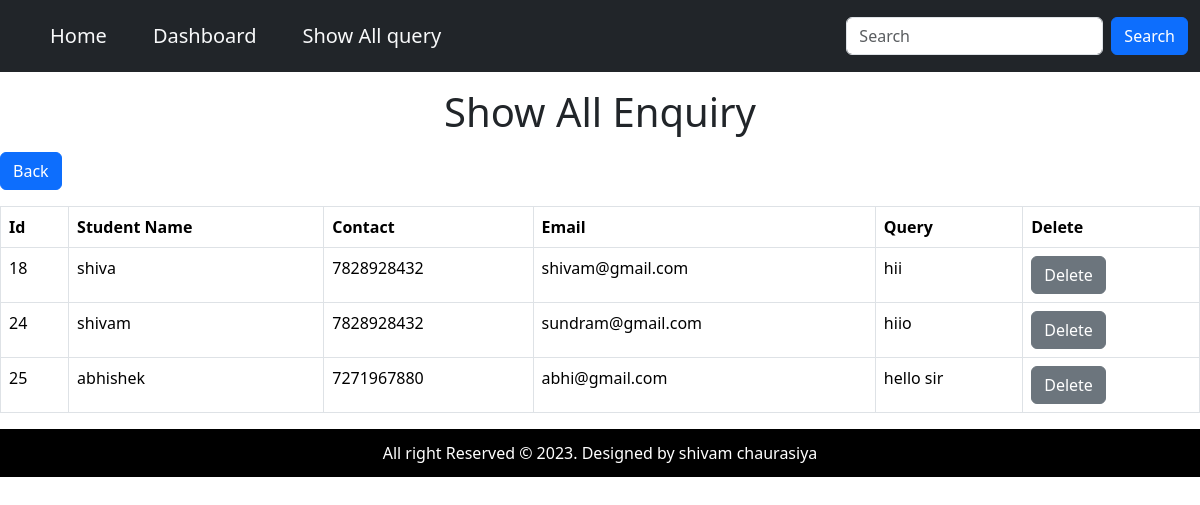
Screenshot of /showenquiry/ with the database file from the repository.
### user_enquiry/models.py (models this page shows)
class UserQuery(models.Model):
    stu_name = models.CharField(max_length=50)
    contact = models.IntegerField()
    email = models.EmailField(max_length=50)
    query = models.CharField(max_length=50)

### admin_enquiry/views.py (the view)
# urls.py: path('showenquiry/', views.show_enquiry, name='showenquiry'),
def show_enquiry(req):
    allquery=UserQuery.objects.all()
    return render(req, 'admin_enquiry/showenquiry.html', {'allquery':allquery})

### EMS/admin_enquiry/templates/admin_enquiry/showenquiry.html (shortened to what this page needs)
<!DOCTYPE html>
<html lang="en">
<head>
</head>
<body>
    {% include 'admin_enquiry/adminnav.html' %}
    <div class="showenquiry">
        <p class="display-6 mt-3" style="text-align: center;">Show All Enquiry</p>
        <table class="table table-bordered">
            <thead>
                <tr>
                    <th>Id</th>
                    <th>Student Name</th>
                    <th>Contact</th>
                    <th>Email</th>
                    <th>Query</th>
                    <th>Delete</th>
                </tr>
            </thead>
            <tbody>
                {% for i in allquery %}
                <tr>
                    <td>{{i.id}}</td>
                    <td>{{i.stu_name}}</td>
                    <td>{{i.contact}}</td>
                    <td>{{i.email}}</td>
                    <td>{{i.query}}</td>
                    <td><a href="{% url 'delete' i.id %}" class="btn btn-secondary">Delete</a></td>
                </tr>
                {% endfor %}
            </tbody>
            <a href="{% url 'admindashboard' %}" class="btn btn-primary mb-3">Back</a>
        </table>
    </div>
    {% include 'admin_enquiry/footer.html' %}
</body>
</html>

### EMS/admin_enquiry/templates/admin_enquiry/adminnav.html (shortened to what this page needs)
<!DOCTYPE html>
<html lang="en">
<head>
    <link href="https://cdn.jsdelivr.net/npm/bootstrap@5.3.1/dist/css/bootstrap.min.css" rel="stylesheet">
</head>
<body>
        <nav class="navbar navbar-expand-lg justify-content-center navbar-dark bg-dark">
            <div class="container-fluid">
              <div class="collapse navbar-collapse" id="mynavbar">
                <ul class="navbar-nav me-auto">
                  <li class="nav-item">
                    <a class="nav-link text-light" href="{% url 'admindashboard' %}">Home</a>
                  </li>
                  <li class="nav-item">
                    <a class="nav-link text-light" href="{% url 'admindashboard' %}">Dashboard</a>
                  </li>
                  <li class="nav-item">
                    <a class="nav-link text-light" href="{% url 'showenquiry' %}">Show All query</a>
                  </li>
                  <li class="nav-item">
                    <a class="nav-link text-light" href="{% url 'user' %}"></a>
                  </li>
               </ul>
                <form class="d-flex">
                  <input class="form-control me-2" type="text" placeholder="Search">
                  <button class="btn btn-primary" type="button">Search</button>
                </form>
              </div>
            </div>
          </nav>
</body>
</html>

### EMS/admin_enquiry/templates/admin_enquiry/footer.html (shortened to what this page needs)
<!DOCTYPE html>
<html lang="en">
<head>
</head>
<body>
    <div class="footer">
        <p>All right Reserved &copy; 2023. Designed by shivam chaurasiya</p>
    </div>
</body>
</html>

### EMS/admin_enquiry/templates/admin_enquiry/adminnav.html (style rules this page uses)
.nav-item { font-size: 20px; line-height: 2; margin-left: 30px; }

### EMS/admin_enquiry/templates/admin_enquiry/footer.html (style rules this page uses)
.footer { background-color: black; color: white; line-height: 3; text-align: center; }

### rows the page displays
UserQuery: id "18", stu_name "shiva", contact "7828928432", email "shivam@gmail.com", query "hii"
UserQuery: id "24", stu_name "shivam", contact "7828928432", email "sundram@gmail.com", query "hiio"
UserQuery: id "25", stu_name "abhishek", contact "7271967880", email "abhi@gmail.com", query "hello sir"
